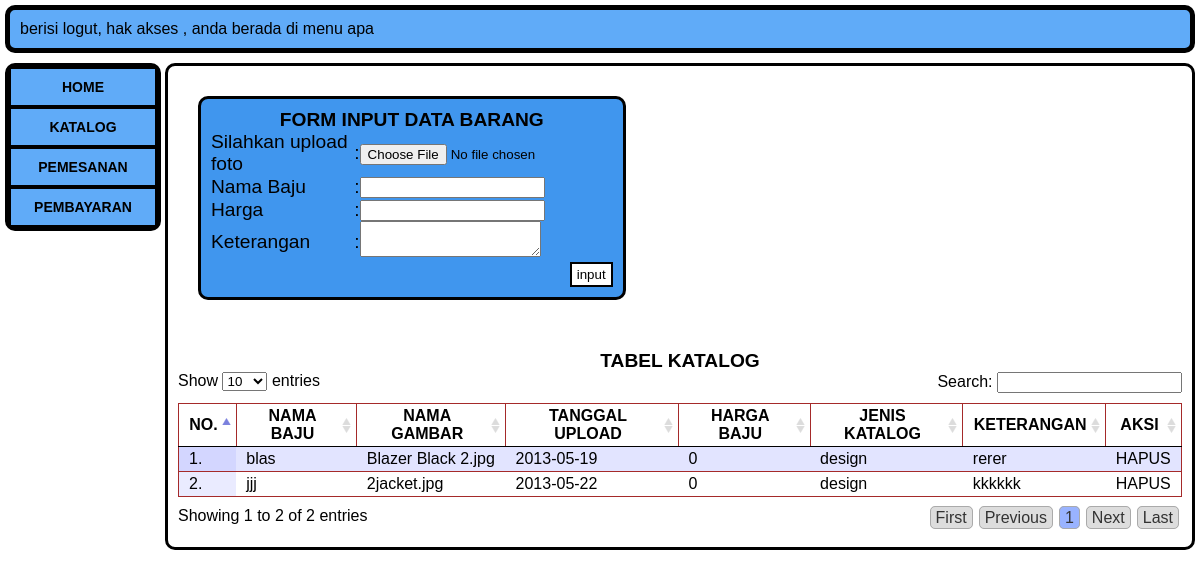
Page /index.php?berkas=barang/data_barang on the committed database.
### tables this page shows
CREATE TABLE IF NOT EXISTS `tb_katalog` (
  `id` int(11) NOT NULL AUTO_INCREMENT,
  `nama_baju` varchar(100) NOT NULL,
  `nama_gambar` varchar(100) NOT NULL,
  `ukuran` int(11) NOT NULL,
  `jenis_file` varchar(100) NOT NULL,
  `jenis_katagori` varchar(50) NOT NULL,
  `harga_baju` int(11) NOT NULL,
  `tgl_upload` date NOT NULL,
  `keterangan` text NOT NULL,
  PRIMARY KEY (`id`)
);

### barang/data_barang.php (the view, shortened to what this page needs)
<?php
    $pilih_file = mysql_query("SELECT*FROM tb_katalog");
?>
<div id="fm_upload">
    <form name="form_upload" method="POST" action="barang/proses_upload.php" enctype="multipart/form-data">
        <h3>FORM INPUT DATA BARANG</h3>
        <table cellspacing="20">
            <tr>
                <td>Silahkan upload foto </td>
                <td>:</td>
                <td>
                    <input type="file" name="gambar" value="" />
                </td>
            </tr>
            <tr>
                <td>Nama Baju</td>
                <td>:</td>
                <td><input type="text" name="nm_baju" value="" /></td>
            </tr>
            <tr>
                <td>Harga</td>
                <td>:</td>
                <td><input type="text" name="harga_baju" id="harga" /></td>
            </tr>
            <tr>
                <td>Keterangan</td>
                <td>:</td>
                <td>
                    <textarea name="keterangan_baju"> </textarea>
                </td>
            </tr>
            <tr>
                <td colspan="3" align="right">
                    <input type="submit" name="upload" value="input" />
                </td>
            </tr>
        </table>
    </form>
</div>
<div id="tbl_barang">
    <h3>TABEL KATALOG</h3>
    <table class="auto_tabel">
        <thead>
            <tr>
                <th>NO. </th>
                <th>NAMA BAJU</th>
                <th>NAMA GAMBAR</th>
                <th>TANGGAL UPLOAD</th>
                <th>HARGA BAJU</th>
                <th>JENIS KATALOG</th>
                <th>KETERANGAN</th>
                <th>AKSI</th>
            </tr>
        </thead>
        <tbody>
<?php $no=1; while($data=mysql_fetch_array($pilih_file)){?>
        <tr>
            <td><?php echo $no++."."; ?></td>
            <td><?php echo $data['nama_baju']; ?></td>
            <td><?php echo $data['nama_gambar']; ?></td>
            <td><?php echo $data['tgl_upload']; ?></td>
            <td><?php echo $data['harga_baju']; ?></td>
            <td><?php echo $data['jenis_katagori']; ?></td>
            <td><?php echo $data['keterangan']; ?></td>
            <td align="center">
                <a href="index.php?berkas=barang/data_barang&id=<?php echo $data['id']; ?>" class="delete_id">HAPUS</a>
            </td>
        </tr>
<?php } ?>
        </tbody>
    </table>
</div>

### index.php (shortened to what this page needs)
<!DOCTYPE html>
<html lang="en">
<head>
    <link rel="stylesheet" type="text/css" href="css/style.css" />
    <link rel="stylesheet" type="text/css" href="css/ui-lightness/jquery-ui-1.9.2.custom.css" />
    <link rel="stylesheet" type="text/css" href="css/jquery.dataTables.css" />
    </head>
    <body>
        <div id="keterangan">
           berisi logut, hak akses , anda berada di menu apa
        </div>
        <div id="navigasi">
            <ul>
                <li><a href="index.php?berkas=home/home">HOME</a></li>
                <li><a href="index.php?berkas=barang/data_barang">KATALOG</a></li>
                <li><a href="index.php?berkas=pemesanan/admin_pemesanan">PEMESANAN</a></li>
                <li><a href="index.php?berkas=pembayaran/admin_pembayaran">PEMBAYARAN</a></li>
            </ul>
        </div>
        <div id="outer">
            <div id="content">
            <?php
                if(!isset($_GET['berkas'])){
                    include "home/home.php";
                }else{
                    include $_GET['berkas'].".php";
                }
            ?>
            </div>
        </div>
    </body>
</html>

### css/style.css (style rules this page uses)
html, body, blockquote, div, form, h1, h2, h3, h4, h5, h6, ol, p, pre, table, ul, li, tbody, td, tfoot, th, thead, tr, button, a, b, br, em, i, img, small, span, strong, sub, sup, legend, fieldset { margin: 0; padding: 0; border:0 none; outline:0 none; font-size:100%; list-style: none; border-collapse: collapse; }
body { font-family: calibri, sans-serif; background-color: white; padding: 5px; }
table tr th { border: 1px solid brown; background-color: #8699a4; }
a { color: #000000; text-decoration:none; }
input[type="submit"] { border: 2px solid black; background-color: white; padding: 3px 5px; }
#keterangan { border : 5px solid black; border-radius: 10px; padding: 10px; margin-bottom: 10px; background-color: #60abf8; }
#navigasi { width: 150px; border:3px solid black; float: left; font:bold 14px gadget, sans-serif; border-radius: 10px; background: black; }
#navigasi ul li a { display: block; padding: 10px; border: 1px solid black; margin: 2px; text-align: center; background-color: #60abf8; }
#outer { margin-left:160px; border:3px solid black; padding: 10px; border-radius: 10px; background: white; }
#fm_upload { border: 3px solid black; padding: 10px; margin: 20px; font-size: 1.2em; width: 40%; background-color: #4096ee; border-radius: 10px; }
#fm_upload h3 { text-align: center }
#tbl_barang { padding-bottom: 10px; margin: 20px auto; }
#tbl_barang table { margin-right: 10px; margin-bottom: 10px; border: 1px solid black; }
#tbl_barang h3 { text-align: center; margin-top: 50px; font-size: 1.2em; font-family: gadget,sans-serif; }
#tbl_barang table tr { border: 1px solid brown; }

### rows in the picture
tb_katalog: nama_baju "blas", nama_gambar "Blazer Black 2.jpg", tgl_upload "2013-05-19", harga_baju "0", jenis_katagori "design", keterangan "rerer"
tb_katalog: nama_baju "jjj", nama_gambar "2jacket.jpg", tgl_upload "2013-05-22", harga_baju "0", jenis_katagori "design", keterangan "kkkkkk"
